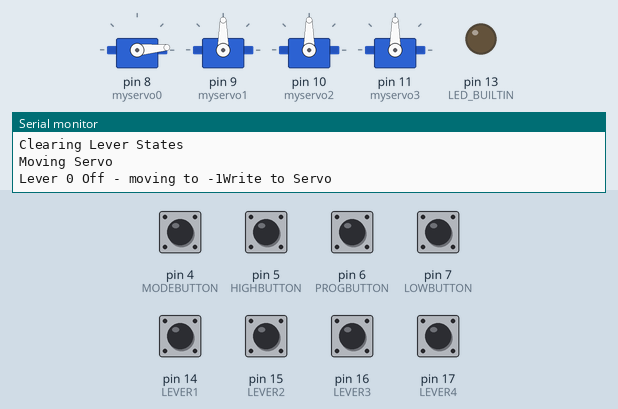
Simulated run of this sketch. Board: Arduino Nano, built with avr-gcc and run on an emulated ATmega328P. On the bench: 4 × servo, output pins drawn as LEDs (lit = HIGH), the last lines printed to the serial monitor. The test bench sets the inputs (shaded band); at power-on: pin 4 (MODEBUTTON), pin 5 (HIGHBUTTON), pin 6 (PROGBUTTON), pin 7 (LOWBUTTON), pin 14 (LEVER1), pin 15 (LEVER2), pin 16 (LEVER3), pin 17 (LEVER4) HIGH. EEPROM starts erased.

Above: at 1.4 s.
1.5 s: pin 15 (LEVER2) pulled LOW for 0.15 s
4.5 s: pin 6 (PROGBUTTON) pulled LOW for 1 s
At 7.2 s:
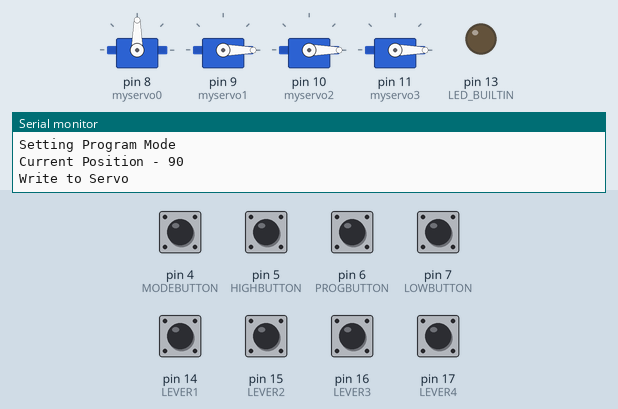
7.5 s: pin 5 (HIGHBUTTON) pulled LOW for 0.15 s
At 9.63 s:
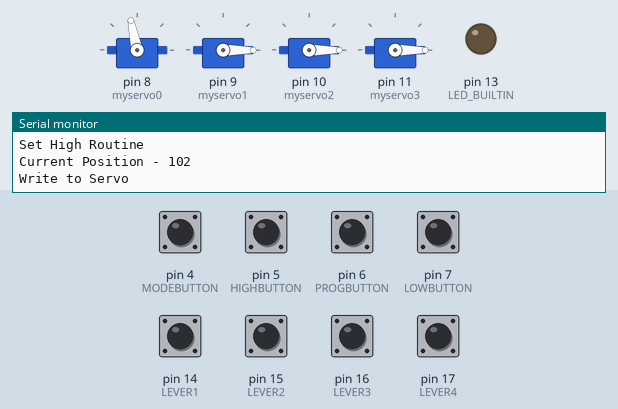
10.6 s: pin 5 (HIGHBUTTON) pulled LOW for 1 s
At 11.75 s:
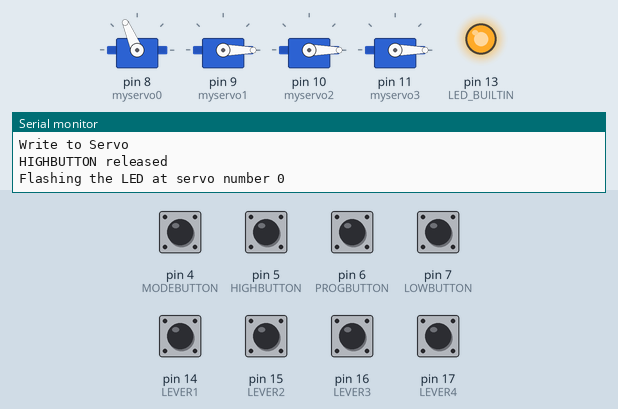
13.6 s: pin 6 (PROGBUTTON) pulled LOW for 0.15 s
At 16.0 s:
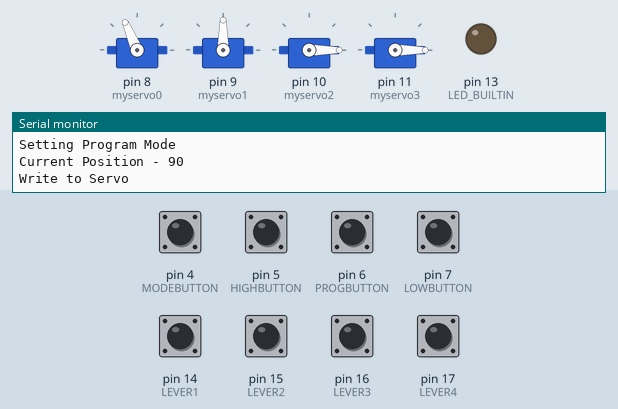
16.3 s: pin 5 (HIGHBUTTON) pulled LOW for 0.15 s
At 18.43 s:
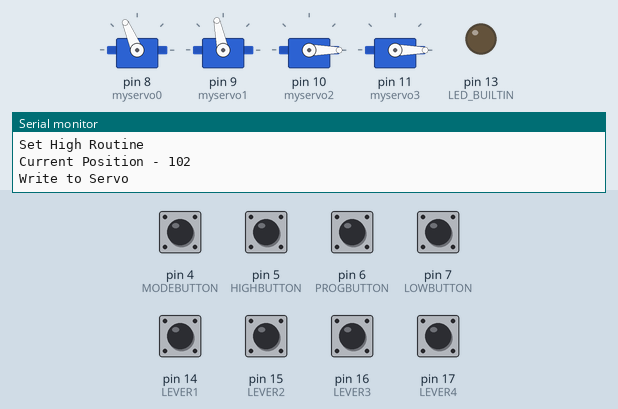
Timing chart, 0 to 23.3 s (numbered marks = the images above; inputs shaded):
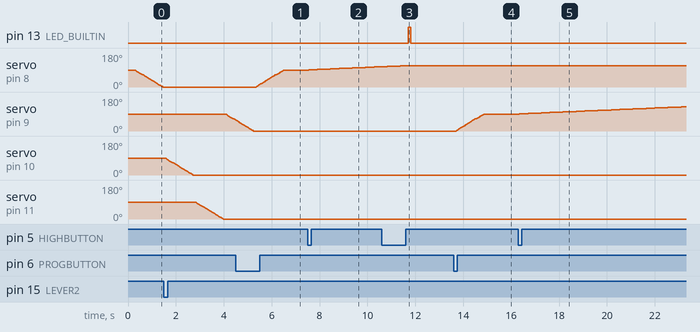

Measured:
- after the input at 4.5 s, servo on pin 8 (myservo0): moves from 0° to 90° over 1.1 s, starting after 0.86 s
- after the input at 7.5 s, pin 13 (LED_BUILTIN): stays LOW (without the input it goes to HIGH after 2.5 s); servo on pin 8 (myservo0): moves from 90° to 107° over 2.9 s, starting at once
- after the input at 10.6 s, pin 13 (LED_BUILTIN): LOW → HIGH after 1.1 s, → LOW 0.10 s later; servo on pin 8 (myservo0): goes on until 11.6 s, then stays 113°
- after the input at 13.6 s, servo on pin 9 (myservo1): moves from 0° to 90° over 1.1 s, starting after 0.10 s
- after the input at 16.3 s, pin 13 (LED_BUILTIN): stops changing and stays LOW; servo on pin 9 (myservo1): moves from 90° to 129° over 6.9 s, starting at once

The sketch:

ServoDriverMultiFourServos.ino
```cpp
/*
ServoDriverMulti

This sketch allows an Arduino Nano to operate a number of servos
for railway point control.

Operating paramaters are programmable and stored in the EEPROM

*/


#include <VarSpeedServo.h>
#include <Button.h>
#include <EEPROM.h>

int NumberOfServos = 4; // Set this value to the number of servos in use.

# define LEVER1 14 // the operating switch/lever1 A0
# define LEVER2 15 // the operating switch/lever2 A1
# define LEVER3 16 // the operating switch/lever3 A2
# define LEVER4 17 // the operating switch/lever4 A3
# define LEVER5 18 // the operating switch/lever5 A4
# define LEVER6 19 // the operating switch/lever6 A5


struct ServoLimits {
  int servonum;
  int lowvalue;
  int highvalue;
  bool reverseflag;
} servodata[5]; //Array to store custom data read from EEPROM.

Button LOWBUTTON(7);
Button PROGBUTTON(6);
Button HIGHBUTTON(5);
Button MODEBUTTON(4);

VarSpeedServo myservo0;  // create servo object to control a servo
VarSpeedServo myservo1;  // create servo object to control a servo
VarSpeedServo myservo2;  // create servo object to control a servo
VarSpeedServo myservo3;  // create servo object to control a servo
VarSpeedServo myservo4;  // create servo object to control a servo
VarSpeedServo myservo5;  // create servo object to control a servo
// twelve servo objects can be created on most boards

// General variable to control the logic
int pos = 0;    // variable to store the servo position
int lowpos = 0; // variable to store to off position
int midpos = 0; // variable to store the mod position
int highpos = 0; // variable to store the on position
bool revflag = false; // flag to indicate if action is reversed
int eeAddress = 0; // varable for EEPROM address
int LeverState[5]; // array to read the current lever state
int LastLeverState[5]; // array to detect if lever state changed
bool SetupMode = false; // Indicates the current setup state
int currentpos = 0; // a counter for setupmode
int direction = LOW; // an indicator for down (LOW) or up (HIGH)
int thisservonumber = 0; // which one are we dealing with
bool SomethingsChanged = false; // a flag to ensure we only write back changed data

// A few more variables to control the LED flash
// Generally, you should use "unsigned long" for variables that hold time
// The value will quickly become too large for an int to store
unsigned long previousMillis = 0;        // will store last time LED was updated
int LEDSTATE = LOW;   // Used to check if the LED is on or off
int LEDFLASHES = 0;
// constants won't change:
const long interval = 10000;           // interval at which to blink (milliseconds)


void setup() {

  Serial.begin(9600);

  LOWBUTTON.begin();
  PROGBUTTON.begin();
  HIGHBUTTON.begin();
  MODEBUTTON.begin();

  // initialize digital pin LED_BUILTIN as an output.
  pinMode(LED_BUILTIN, OUTPUT);
  digitalWrite(LED_BUILTIN, LOW);    // turn the LED off by making the voltage LOW

  pinMode(LEVER1, INPUT_PULLUP);
  pinMode(LEVER2, INPUT_PULLUP);
  pinMode(LEVER3, INPUT_PULLUP);
  pinMode(LEVER4, INPUT_PULLUP);
  pinMode(LEVER5, INPUT_PULLUP);
  pinMode(LEVER6, INPUT_PULLUP);

  Serial.println("Read data from EEPROM: ");

  GetEEPROMData();

  // Servos should be on PWM pins - 3, 5, 6, 9, 10,11
  // not sure if this is necessary - 8 & 9 in use for test
  // they seem to work otherwise with the servo library to use more convenient pins

  // Uncomment the ones actually in use.
  myservo0.attach(8);  // attaches the servo on pin 8 to the servo objec
  myservo1.attach(9);  // attaches the servo on pin 9 to the servo objec
  myservo2.attach(10);  // attaches the servo on pin 10 to the servo objec
  myservo3.attach(11);  // attaches the servo on pin 11 to the servo objec
  //myservo4.attach(12);  // attaches the servo on pin 12 to the servo objec
  //myservo5.attach(3);  // attaches the servo on pin 3 to the servo objec

  ClearLeverStates();

}

void loop() {

  bool buttonloop = true; // a flag to control held buttons

    if (SetupMode == false){ // dont do this section if we are in setupmode

      // We only have two servos.  Uncomment if using more than 2
      // second field = array element
      CheckLever(LEVER1, 0);
      CheckLever(LEVER2, 1);
      CheckLever(LEVER3, 2);
      CheckLever(LEVER4, 3);
      //CheckLever(LEVER5, 4);
      //CheckLever(LEVER6, 5);

    }

    if (SetupMode == true){
      CheckFlash();   // Check if the LED needs flashing
    }

    if (PROGBUTTON.pressed()) {  // Go into program mode
        if (SetupMode == false) {
            SetupMode = true;
            thisservonumber = 0;
            SetProgramMode();
        }
        else {
            UpdateLimitData();
            thisservonumber = thisservonumber + 1;
            SetProgramMode();
            if (thisservonumber >= NumberOfServos){
              ReleaseProgramMode();
              SetupMode = false;
            }

        }
    }

    if (LOWBUTTON.pressed()) {
      Serial.println("The LOWBUTTON is pressed");
      if (SetupMode == true) {
        buttonloop = true;
        SetLow();
        while (buttonloop == true) {
         delay(150);
          if (LOWBUTTON.released()) {
            buttonloop = false;
            Serial.println("Button 1 released");
          }
          else {
            Serial.println("LOWBUTTON HELD");
            SetLow();
          }
        }
      }
    }

    if (HIGHBUTTON.pressed()) {
      Serial.println("The HIGHBUTTON is pressed");
      if (SetupMode == true) {
        buttonloop = true;
        SetHigh();
        while (buttonloop == true) {
         delay(150);
          if (HIGHBUTTON.released()) {
            buttonloop = false;
            Serial.println("HIGHBUTTON released");
          }
          else {
            Serial.println("HIGHBUTTON HELD");
            SetHigh();
          }
        }
      }
    }

    if (MODEBUTTON.pressed()) {
      if (SetupMode == true) {
        ChangeMode();
      }
    }
}

void CheckFlash() {
  // check to see if it's time to blink the LED; that is, if the difference
  // between the current time and last time you blinked the LED is bigger than
  // the interval at which you want to blink the LED.

  unsigned long currentMillis = millis();

  if (currentMillis - previousMillis >= interval) {
    // save the last time you blinked the LED
    Serial.print("Flashing the LED at servo number ");
    Serial.println(thisservonumber);
    previousMillis = currentMillis;

    for (int x = 1; x <= (thisservonumber + 1); x++) {
      Serial.println(x);
      digitalWrite(LED_BUILTIN, HIGH);   // turn the LED on (HIGH is the voltage level)
      delay(100);                       // wait for a second
      digitalWrite(LED_BUILTIN, LOW);    // turn the LED off by making the voltage LOW
      delay(200);
    }
  }
}

void CheckLever(int LeverIn, int LeverVal) {

    LeverState[LeverVal] = digitalRead(LeverIn);
    if (LeverState[LeverVal] != LastLeverState[LeverVal]) {
      MoveServo(LeverIn, LeverVal);
    }
}

void MoveServo(int LeverIn, int LeverVal){

  Serial.println("Moving Servo ");
// Get the servo data from the struct array

    if (servodata[LeverVal].reverseflag == true) {
      lowpos = servodata[LeverVal].highvalue;
      highpos = servodata[LeverVal].lowvalue;
      midpos = ((lowpos - highpos) / 2) + lowpos;
    }
    else {
      lowpos = servodata[LeverVal].lowvalue;
      highpos = servodata[LeverVal].highvalue;
      midpos = ((highpos - lowpos) / 2) + lowpos;
    }
    revflag = servodata[LeverVal].reverseflag;

     if (LeverState[LeverVal] == LOW) {  // The lever has been pulled so put servo ON

             Serial.print("Lever ");
             Serial.print(LeverVal);
             Serial.print(" On - moving to ");
             Serial.println(lowpos);
             WriteToServo(LeverVal, lowpos);
             //myservo.write(lowpos, 50, true);              // tell servo to go to position in variable 'pos'
             delay(100);                       // waits 15ms for the servo to reach the position
     }

      if (LeverState[LeverVal] == HIGH) { // Lever off so go to OFF position
       Serial.print("Lever ");
       Serial.print(LeverVal);
       Serial.print(" Off - moving to ");
        Serial.print(highpos);
       WriteToServo(LeverVal, highpos);
       //myservo.write(highpos, 50, true);              // tell servo to go to position in variable 'pos'
       delay(100);                       // waits 15ms for the servo to reach the position
      }

      LastLeverState[LeverVal] = LeverState[LeverVal];

}

void WriteToServo(int LeverVal, int thisposition) {

  Serial.println("Write to Servo ");

  switch (LeverVal) {
    case 0:
      myservo0.write(thisposition, 50, true);
    break;
    case 1:
      myservo1.write(thisposition, 50, true);
    break;
    case 2:
      myservo2.write(thisposition, 50, true);
    break;
    case 3:
      myservo3.write(thisposition, 50, true);
    break;
    case 4:
      myservo4.write(thisposition, 50, true);
    break;
    case 5:
      myservo5.write(thisposition, 50, true);
    break;

    delay(15);
  }

}

void GetEEPROMData() {

  Serial.println("Read data from EEPROM: ");

  eeAddress = 0; //Position at start of EEPROM.

  for (int x = 0; x < 6; x++) {

    EEPROM.get(eeAddress, servodata[x]);

    Serial.print("Servo Number  ");
    Serial.print(servodata[x].servonum);
    Serial.print("  ");
    Serial.println(servodata[x].lowvalue);
    Serial.print("  ");
    Serial.println(servodata[x].highvalue);
    Serial.print("  ");
    Serial.println(servodata[x].reverseflag);
    eeAddress += 7;
  }

}

void SetProgramMode() {

  Serial.println("Setting Program Mode");
  midpos = 90; // variable to store the mod position
  SomethingsChanged = false; // a flag to check for changes
  currentpos = midpos;
  Serial.print("Current Position - ");
  Serial.println(currentpos);
  WriteToServo(thisservonumber, currentpos);

}

void SetLow(){

  Serial.println("Setting Low Routine ");
  if (direction == HIGH) { // we are changing cirection so save the High
    highpos = currentpos;
  }
    currentpos = currentpos -1;
    direction = LOW;
    Serial.print("Current Position - ");
    Serial.println(currentpos);
    WriteToServo(thisservonumber, currentpos);
    SomethingsChanged = true; // changeshave been made
    lowpos = currentpos;


}

void SetHigh(){

  Serial.println("Set High Routine ");
   if (direction == LOW) { // we are changing cirection so save the Low
    lowpos = currentpos;
  }

    currentpos = currentpos + 1;
    direction = HIGH;
    Serial.print("Current Position - ");
    Serial.println(currentpos);
    WriteToServo(thisservonumber, currentpos);
    SomethingsChanged = true; // changes have been made
    highpos = currentpos;

}

void ChangeMode() {

    Serial.println("Setting the Reverse Flag ");
   // we need to set the reverse flag - toggle it.
   //

   SomethingsChanged = true; // changeshave been made
   if (revflag == false) {
     revflag = true;
   }
   else {
      revflag = false;
   }

}

void UpdateLimitData(){

   if (SomethingsChanged == true) { // Only update if the user has changed something


  // Update the data and write back to the EEprom

    servodata[thisservonumber].lowvalue = lowpos;
    servodata[thisservonumber].highvalue = highpos;
    servodata[thisservonumber].reverseflag = revflag;

    Serial.println("Writing new values to EEPROM: ");
    Serial.print("For Servo Number : ");
    Serial.println(thisservonumber);
    Serial.println(servodata[thisservonumber].lowvalue);
    Serial.println(servodata[thisservonumber].highvalue);
    Serial.println(servodata[thisservonumber].reverseflag);

    eeAddress = 0; // the array starts at position zero
    eeAddress += (thisservonumber * 7);
    Serial.print("At address : ");
    Serial.println(eeAddress);
    EEPROM.put(eeAddress, servodata[thisservonumber]);

    SomethingsChanged = false;
   }
}

void ReleaseProgramMode(){

  Serial.println("Releasing Program Mode");
  // Force the logic to reset the servo when we exit Program mode
  // by making it look as if the lever has been moved.

  if (LeverState[thisservonumber] == LOW) {
    LastLeverState[thisservonumber] = HIGH;
  }
  else {
    LastLeverState[thisservonumber]= LOW;
  }

}

void ClearLeverStates() {
  Serial.println("Clearing Lever States ");
  for (int x = 0; x < 6; x++) {
    LeverState[x] = LOW;
    LastLeverState[x] = LOW;
  }

}
```
